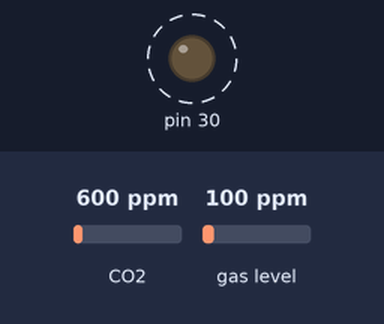
A sketch run on a simulated Arduino Leonardo, built for the host (arithmetic inside an expression is 32-bit, double 64-bit). On the bench: output pins drawn as LEDs (lit = HIGH). Dashed ring = blinking. The test bench sets the inputs (shaded band); at power-on: CO2 600 ppm, gas level 100 ppm. What the sketch prints to the serial monitor is not drawn.

Above: at 1.2 s.
Timing chart, 0 to 5.9 s (numbered marks = the images above):
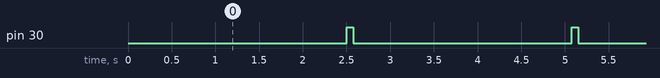

Measured:
- by itself, pin 30: alternates HIGH for 0.08 s and LOW for 2.5 s

The sketch:

ccs811_sketch.ino
```cpp
// read Data from Sparkfun CCS811 Breakout on I2C
// based on https://learn.sparkfun.com/tutorials/ccs811-air-quality-breakout-hookup-guide#arduino-library-and-usage
// 01-2018
// jknofe
#include <SparkFunCCS811.h>
#define CCS811_ADDR 0x5B //Default I2C Address
CCS811 myCCS811(CCS811_ADDR);

typedef enum
{
    SENSOR_SUCCESS,
    SENSOR_ID_ERROR,
    SENSOR_I2C_ERROR,
    SENSOR_INTERNAL_ERROR
} status;

int count = 0;
int retCode = 0;

void setup()
{
	Serial.begin(9600); //This pipes to the serial monitor
	Serial.println("CCS811 Hello");

	retCode = myCCS811.begin();
	myCCS811.setDriveMode(3); // 1 - 1s;  2 - 10s;  3 - 60s
	myCCS811.setEnvironmentalData(42.0, 21.0);
  // to do: enable ntc 10k correction

}

void loop()
{
  // main loop delay
  delay(2500);
	count++;

	if(retCode != 0){
		printCCS811RetCode(retCode);
	}

	if (myCCS811.dataAvailable())
	{
		myCCS811.readAlgorithmResults();

		int tempCO2 = myCCS811.getCO2();
		Serial.print("CCS811 CO2[");
		Serial.print(tempCO2 * 0.0001, DEC);

		int tempVOC = myCCS811.getTVOC();
		Serial.print("]% VOC[");
		Serial.print(tempVOC, DEC);
		Serial.println("]ppb");

    // to do LED indicator with yellow RXLED
	}
	else if (myCCS811.checkForStatusError())
	{
		printSensorError();

	}

	// alive led indicator
	TXLED1;
	delay(75);
	TXLED0;
}

void printCCS811RetCode(status retCode){
	Serial.print("CCS811 Init Error Code: ");
	Serial.println(retCode, HEX);
}

//printSensorError gets, clears, then prints the errors
//saved within the error register.
void printSensorError()
{
  uint8_t error = myCCS811.getErrorRegister();

  if ( error == 0xFF ) //comm error
  {
    Serial.print("CCS811 Failed to get ERROR_ID register.");
  }
  else
  {
    Serial.print("CSS811 Error: ");
    if (error & 1 << 5) Serial.print("HeaterSupply");
    if (error & 1 << 4) Serial.print("HeaterFault");
    if (error & 1 << 3) Serial.print("MaxResistance");
    if (error & 1 << 2) Serial.print("MeasModeInvalid");
    if (error & 1 << 1) Serial.print("ReadRegInvalid");
    if (error & 1 << 0) Serial.print("MsgInvalid");
    Serial.println();
  }
}
```
